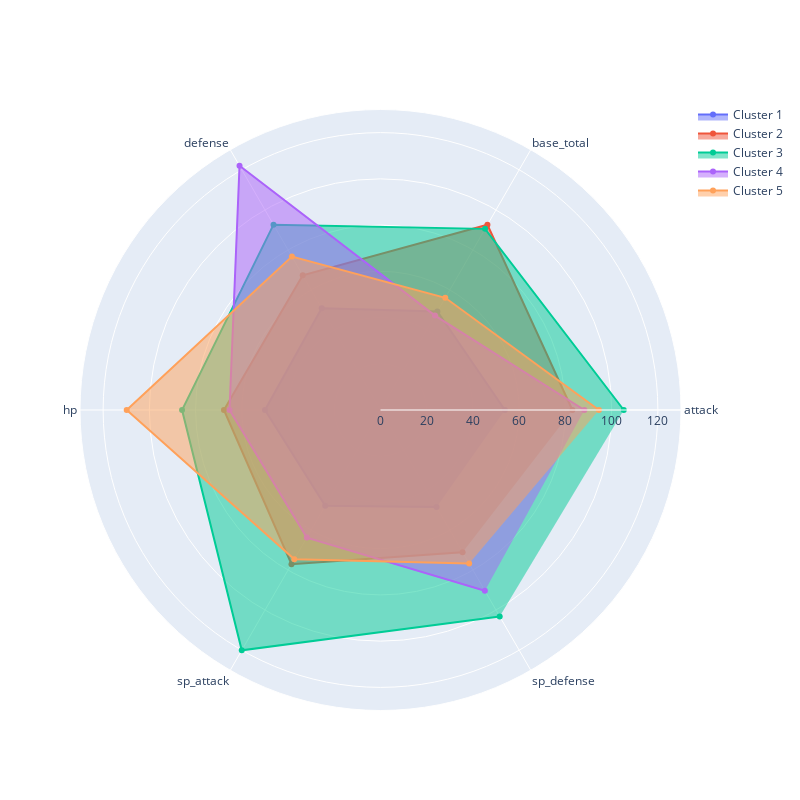

Notebook source saved alongside this figure:
### Code cell
import plotly.graph_objects as go

fig = go.Figure()

fig.add_trace(go.Scatterpolar(
      r= C_1_Values,
      theta=C_1_Columns,
      fill='toself',
      name='Cluster 1'
))

fig.add_trace(go.Scatterpolar(
      r= C_2_Values,
      theta=C_2_Columns,
      fill='toself',
      name='Cluster 2'
))

fig.add_trace(go.Scatterpolar(
      r= C_3_Values,
      theta=C_3_Columns,
      fill='toself',
      name='Cluster 3'
))

fig.add_trace(go.Scatterpolar(
      r= C_4_Values,
      theta=C_4_Columns,
      fill='toself',
      name='Cluster 4'
))

fig.add_trace(go.Scatterpolar(
      r= C_5_Values,
      theta=C_5_Columns,
      fill='toself',
      name='Cluster 5'
))

fig.update_layout(
  polar=dict(
    radialaxis=dict(
      visible=True,
      range=[0, 130]
    )),
  showlegend=True,
    width=800, 
    height=800
)
fig.show()

### Figure 1 — Plotly figure (JSON) as saved in the notebook; plotly's stock layout.template omitted (floating-point values rounded to 4 significant figures)
{"data": [{"fill": "toself", "name": "Cluster 1", "r": [53.8, 49.2, 50.85, 49.96, 47.83, 48.51], "theta": ["attack", "base_total", "defense", "hp", "sp_attack", "sp_defense"], "type": "scatterpolar"}, {"fill": "toself", "name": "Cluster 2", "r": [83.01, 92.51, 67.29, 67.73, 77.02, 71.03], "theta": ["attack", "base_total", "defense", "hp", "sp_attack", "sp_defense"], "type": "scatterpolar"}, {"fill": "toself", "name": "Cluster 3", "r": [105.2, 90.48, 92.57, 85.85, 120.0, 103.1], "theta": ["attack", "base_total", "defense", "hp", "sp_attack", "sp_defense"], "type": "scatterpolar"}, {"fill": "toself", "name": "Cluster 4", "r": [88.19, 47.15, 122.0, 65.31, 63.74, 90.3], "theta": ["attack", "base_total", "defense", "hp", "sp_attack", "sp_defense"], "type": "scatterpolar"}, {"fill": "toself", "name": "Cluster 5", "r": [94.5, 56.04, 76.65, 109.8, 74.57, 76.71], "theta": ["attack", "base_total", "defense", "hp", "sp_attack", "sp_defense"], "type": "scatterpolar"}], "layout": {"height": 800, "polar": {"angularaxis": {"type": "category"}, "radialaxis": {"autorange": false, "range": [0, 130], "type": "linear", "visible": true}}, "showlegend": true, "width": 800}}
